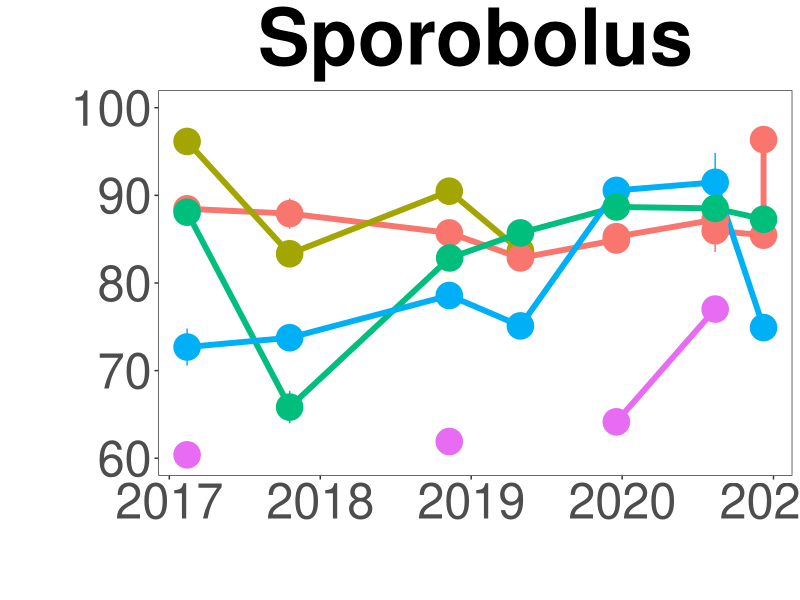
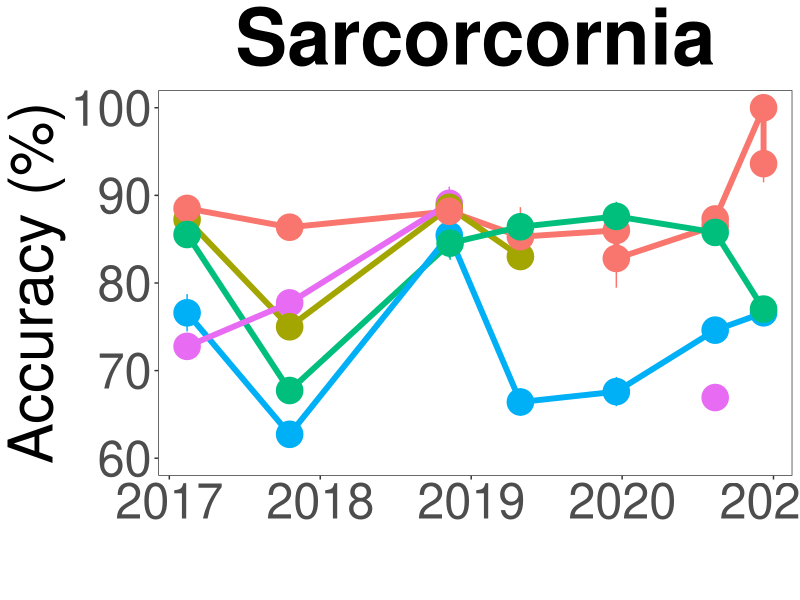
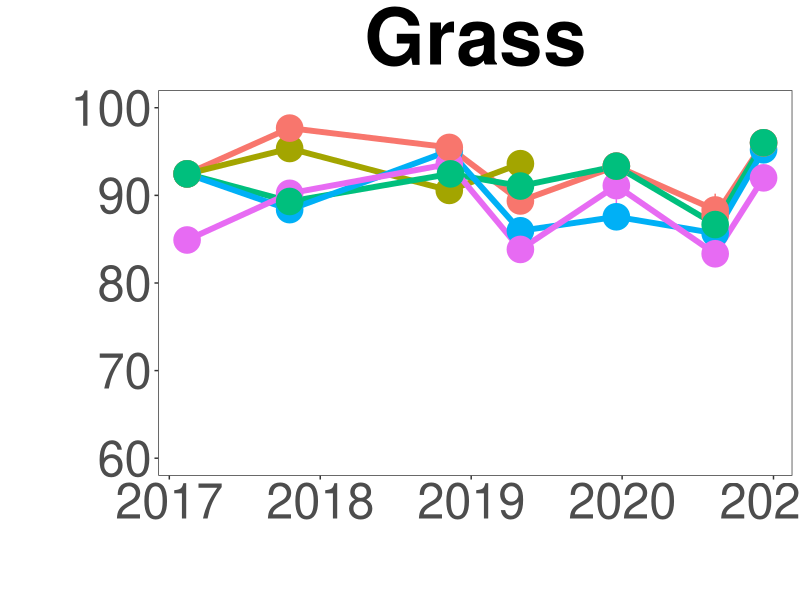
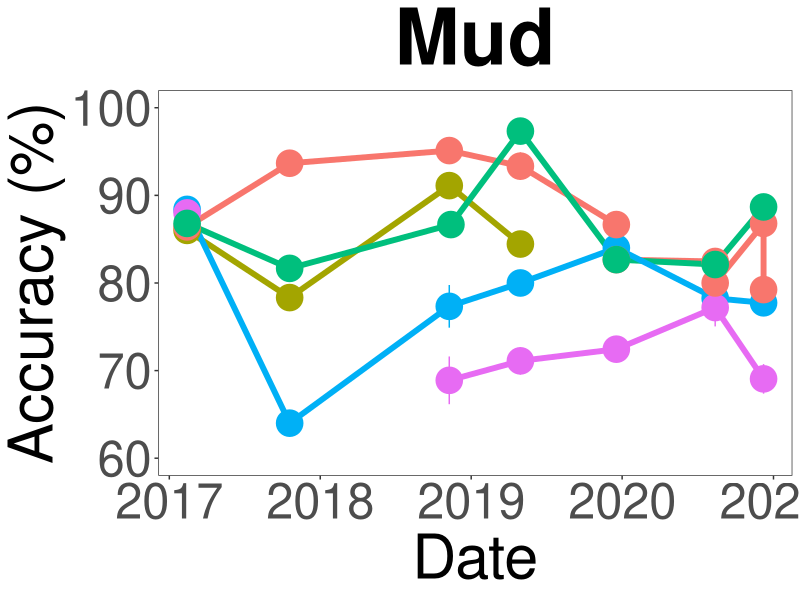
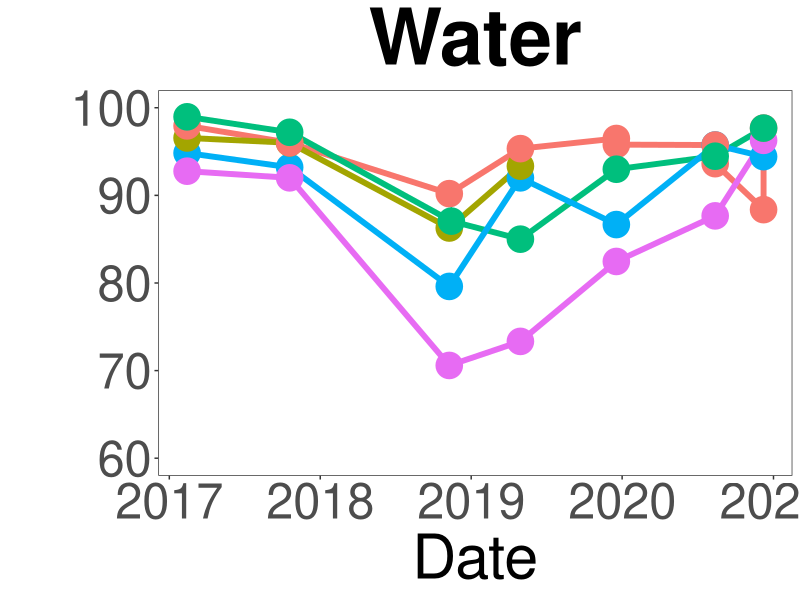
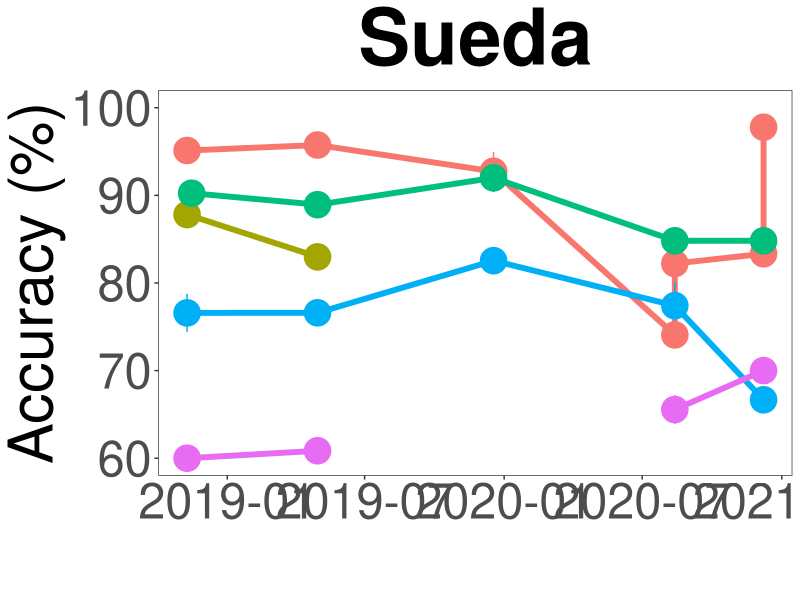
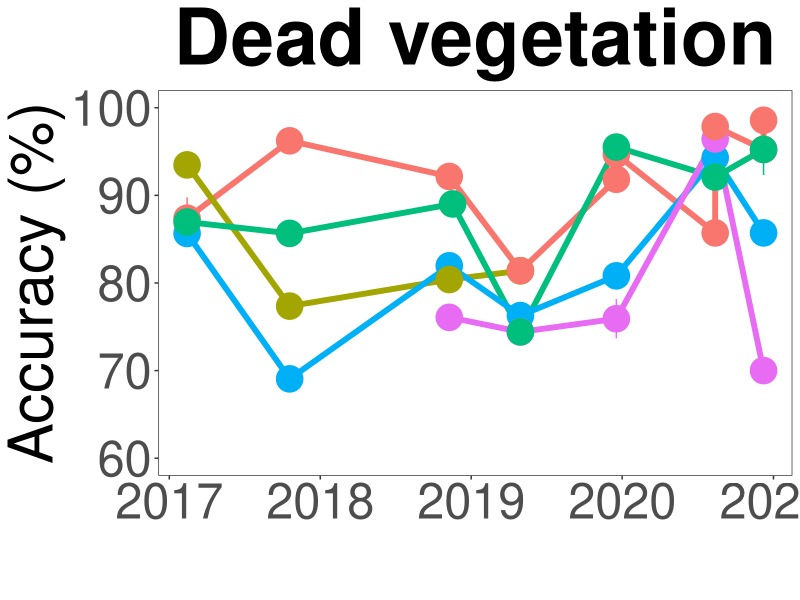
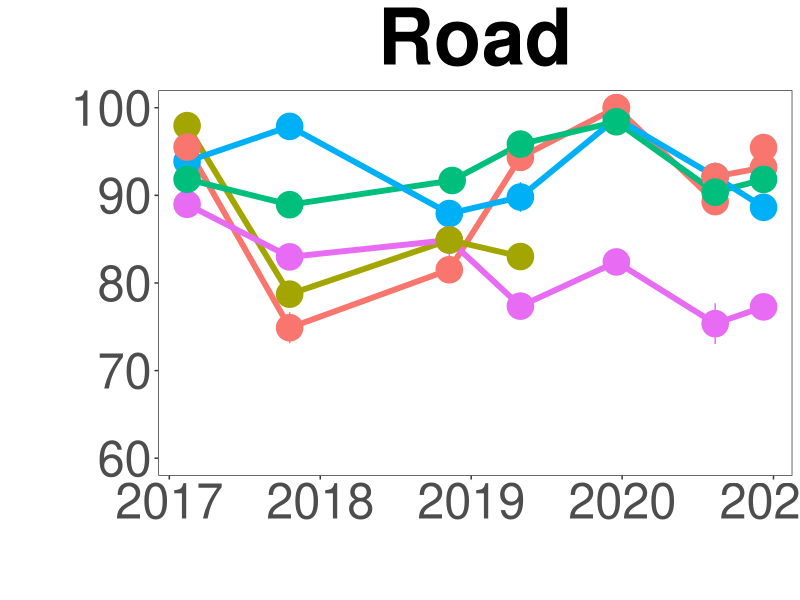

These charts were generated, in order, by the following R code:
## ---- chunk 1
knitr::opts_chunk$set(echo = TRUE)
knitr::opts_knit$set(root.dir = 'C:/Users/danal/OneDrive - UNSW/Desktop/WRL/R')
## ---- chunk 2
library(tidyverse)
library(ggpubr)
library(readxl)
## ---- chunk 3
producers <- read_excel("raw/training_validation_matrix.xlsx", sheet = "producers")
users <- read_excel("raw/training_validation_matrix.xlsx", sheet = "users") # currently empty
## ---- chunk 4
acc.time.line <- function(dataset, classs, classname){
  dataset %>% subset(Class == classs)  %>% ggplot(aes(x = Date, y = Average*100, color = as.factor(Scale))) +
  geom_line(size = 2) + 
geom_pointrange(aes(ymin=(Average-SD)*100, ymax=(Average+SD)*100), size = 2) + 
  labs(title = classname, x = "Date", y = "Accuracy (%)") +
  theme_bw() +
  theme(legend.position = "none",
        plot.title = element_text(face = "bold", hjust = 0.5, size = 56),
        text = element_text(size = 44),
        panel.grid.major = element_blank(),
        panel.grid.minor = element_blank()) +
    ylim(60, 100)
}

spor <- acc.time.line(producers, "spor", "Sporobolus") +
  labs(title = "Sporobolus", x = "", y = "")
spor

sarc <- acc.time.line(producers, "sarc", "Sarcorcornia") +
  labs(title = "Sarcorcornia", x = "", y = "Accuracy (%)") 
sarc

grass <- acc.time.line(producers, "grass", "Grass") +
  labs(title = "Grass", x = "", y = "")
grass

mud <- acc.time.line(producers, "mud", "Mud")
mud

water <- acc.time.line(producers, "water", "Water")  +
  labs(title = "Water", x = "Date", y = "")
water

sueda <- acc.time.line(producers, "sueda", "Suaeda")  +
  labs(title = "Sueda", x = "", y = "Accuracy (%)") 
sueda

dead <- acc.time.line(producers, "white_vege", "Dead vegetation")  +
  labs(title = "Dead vegetation", x = "", y = "Accuracy (%)") 
dead

road <- acc.time.line(producers, "road", "Road") +
  labs(title = "Road", x = "", y = "")
road 


# only one data point for each of these
acc.time.line(producers, "sarc_clump", "Sarcorcornia clumps")
acc.time.line(producers, "algae", "Algae") 


# what scale is red vs blue?

# combine
ggarrange(sarc, spor, sueda, grass, dead, road, mud, water, ncol = 2, nrow = 4, common.legend = TRUE, legend = "bottom") + 
  theme(legend.title = element_blank())
# export at 2100 x 2800

# need to remove the legend title = attempt above didn't work
